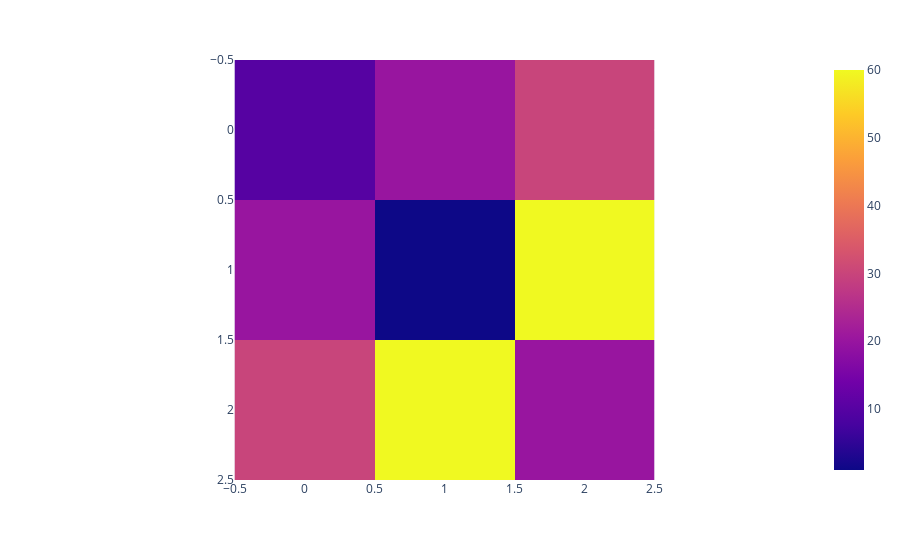

This figure's notebook cell:
### Code cell
# 데이터 구성
import plotly.express as px

fig = px.imshow([[10, 20, 30],
                 [20, 1, 60],
                 [30, 60, 20]])
fig.show()

### Figure 1 — Plotly figure (JSON) as saved in the notebook; plotly's stock layout.template omitted (floating-point values rounded to 4 significant figures)
{"data": [{"coloraxis": "coloraxis", "hovertemplate": "x: %{x}<br>y: %{y}<br>color: %{z}<extra></extra>", "name": "0", "type": "heatmap", "xaxis": "x", "yaxis": "y", "z": [[10, 20, 30], [20, 1, 60], [30, 60, 20]]}], "layout": {"coloraxis": {"colorscale": [[0, "#0d0887"], [0.1111, "#46039f"], [0.2222, "#7201a8"], [0.3333, "#9c179e"], [0.4444, "#bd3786"], [0.5556, "#d8576b"], [0.6667, "#ed7953"], [0.7778, "#fb9f3a"], [0.8889, "#fdca26"], [1, "#f0f921"]]}, "margin": {"t": 60}, "xaxis": {"anchor": "y", "constrain": "domain", "domain": [0, 1], "scaleanchor": "y"}, "yaxis": {"anchor": "x", "autorange": "reversed", "constrain": "domain", "domain": [0, 1]}}}
